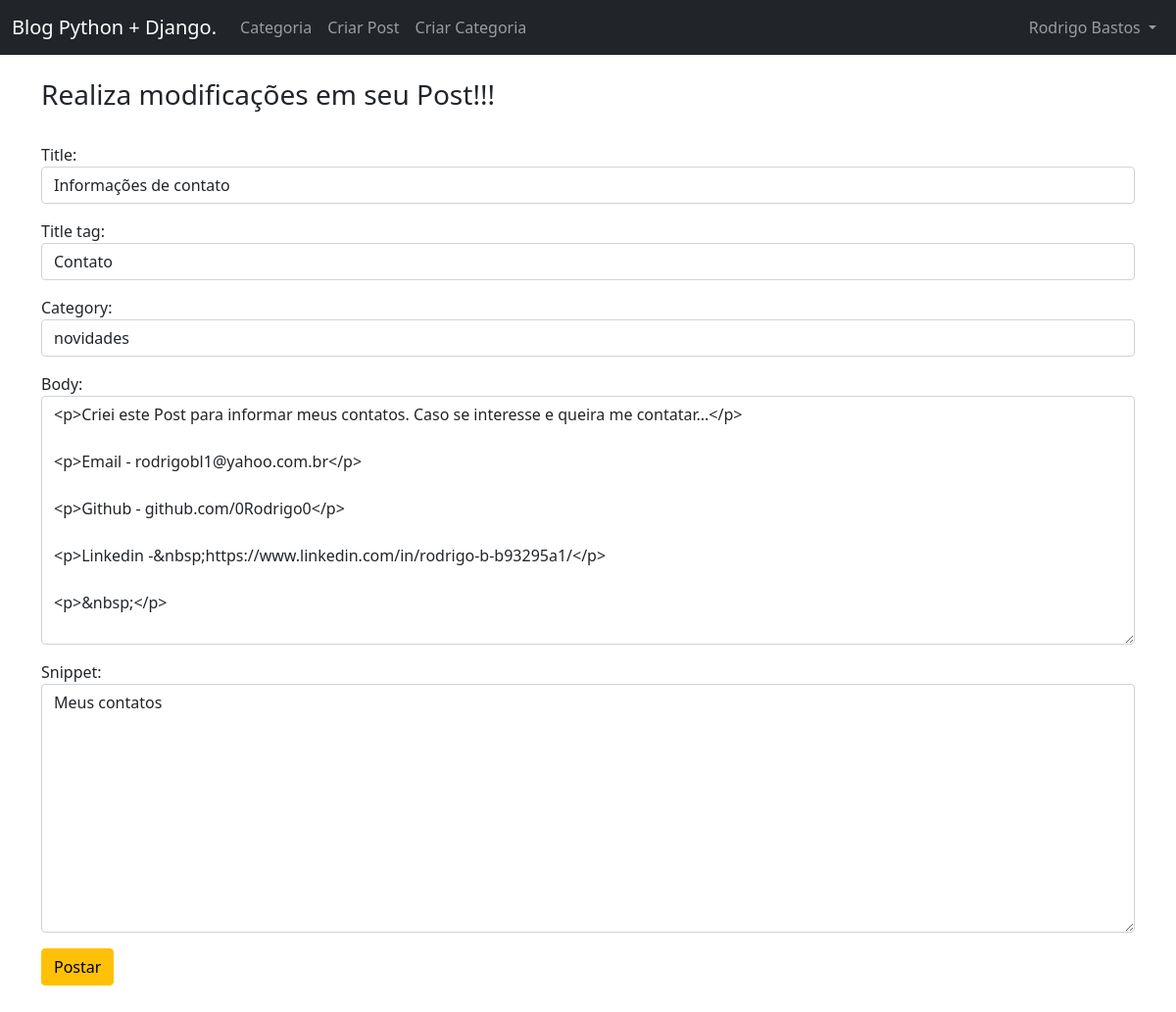
Page /article/edit/37 (signed in) on the earlier database version.
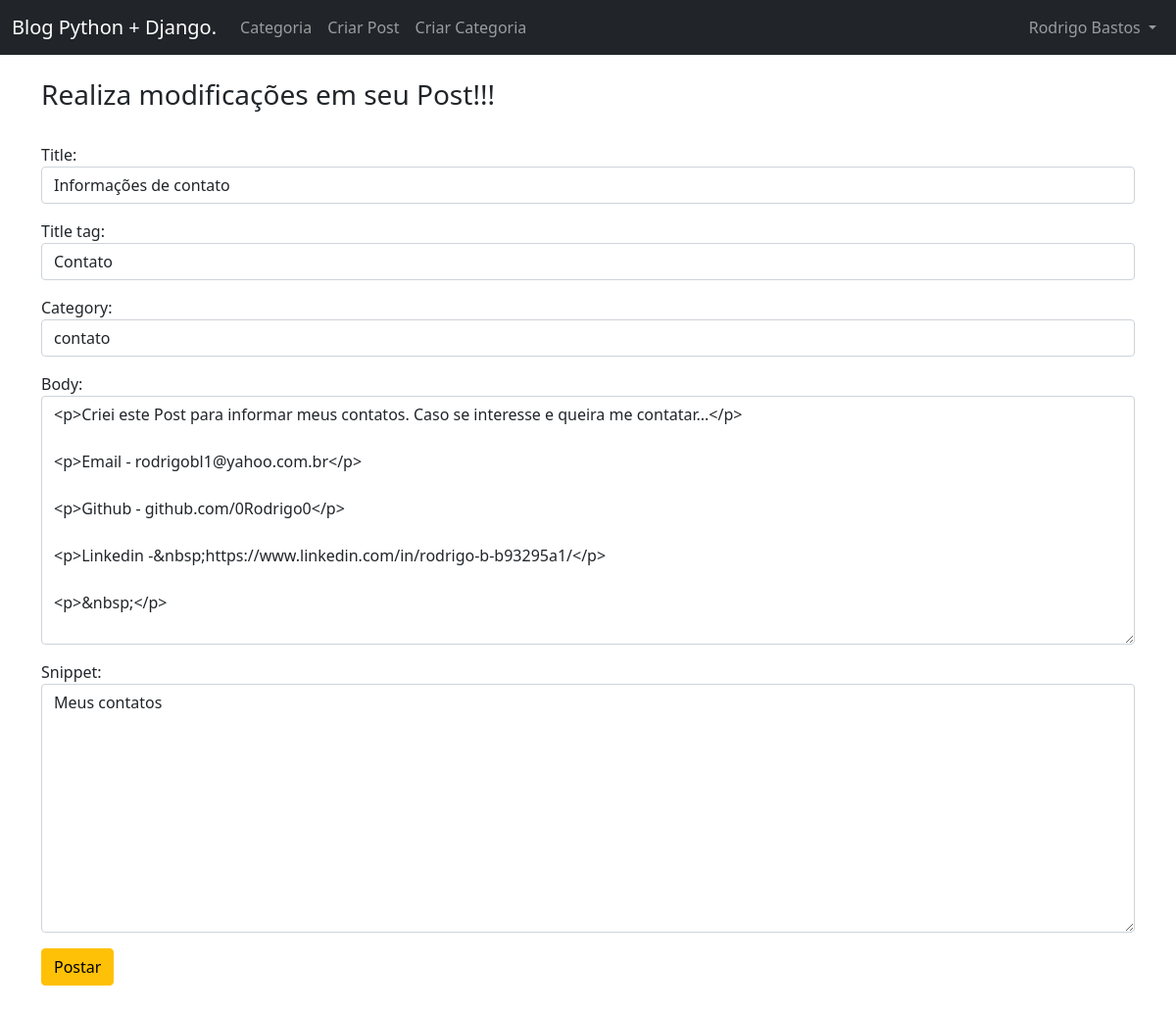
Same page on the later database version.
### MeuBlog/models.py (models this page shows, shortened)
class Post(models.Model):
    title = models.CharField(max_length=255)
    header_image = models.ImageField(null=True, blank=True, upload_to="images/")
    title_tag = models.CharField(max_length=255, default=" ")
    author = models.ForeignKey(User, on_delete=models.CASCADE)
    body = RichTextField(blank=True, null=True)
    post_date = models.DateField(auto_now_add=True)
    category = models.CharField(max_length=255, default='coding')
    snippet = models.CharField(max_length=255)
    likes = ManyToManyField(User, related_name='blog_posts')

### MeuBlog/views.py (the view)
# urls.py: path('article/edit/<int:pk>', UpdatePostView.as_view(), name='update_post'),
class UpdatePostView(UpdateView):
    model = Post
    form_class = EditForm
    template_name = 'update_post.html'

### MeuBlog/forms.py
class EditForm(forms.ModelForm):
    class Meta:
        model = Post
        fields = ('title', 'title_tag', 'category', 'body', 'snippet')
        widgets = {
            'title' : forms.TextInput(attrs={'class': 'form-control', 'placeholder': 'Escreva seu titulo aqui.'}),
            'title_tag' : forms.TextInput(attrs={'class': 'form-control', 'placeholder': 'Escreva sua Tag aqui.'}),
            'category' : forms.Select(choices=choice_list, attrs={'class': 'form-control'}),
            'body' : forms.Textarea(attrs={'class': 'form-control', 'placeholder': 'Escreva o texto aqui.'}),
            'snippet' : forms.Textarea(attrs={'class': 'form-control', 'placeholder': 'Escreva o texto aqui.'}),
        }

### MeuBlog/templates/update_post.html (shortened to what this page needs)
{% extends 'base.html' %}
{% block content %}
{% if user.is_authenticated %}
    {% if user.id == post.author.id %}
        <h3>Realiza modificações em seu Post!!!</h3>
        <div class="form-group">
            <form method="POST">
                {{ form.as_p }}
                <button class="btn btn-warning">Postar</button>
        </div>
    {% else %}
        <h3>Você deve estar logado para editar este post!!!</h3>
    {% endif %}
{% else %}
    <h3>Por favor entre com uma conta para editar ou faça seu cadastro!</h3>
{% endif %}
{% endblock %}

Differences in the rows shown:
changed Post "Informações de contato": category "novidades" → "contato"
